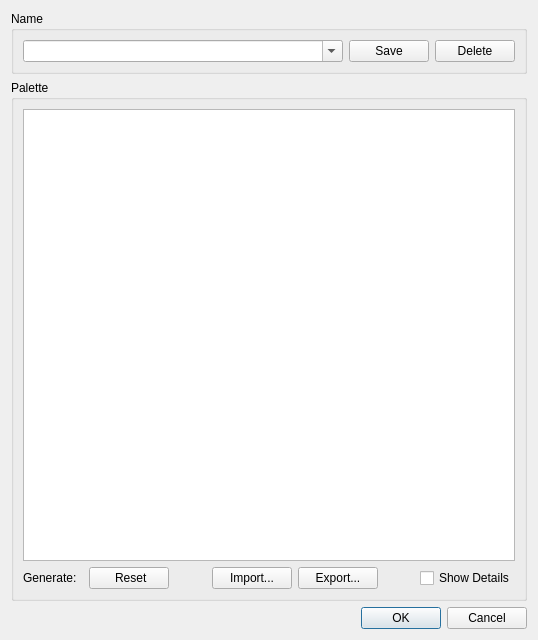
<?xml version="1.0" encoding="UTF-8"?>
<ui version="4.0">
 <comment>qtractor - An Audio/MIDI multi-track sequencer.

   Copyright (C) 2005-2024, rncbc aka Rui Nuno Capela. All rights reserved.

   This program is free software; you can redistribute it and/or
   modify it under the terms of the GNU General Public License
   as published by the Free Software Foundation; either version 2
   of the License, or (at your option) any later version.

   This program is distributed in the hope that it will be useful,
   but WITHOUT ANY WARRANTY; without even the implied warranty of
   MERCHANTABILITY or FITNESS FOR A PARTICULAR PURPOSE.  See the
   GNU General Public License for more details.

   You should have received a copy of the GNU General Public License along
   with this program; if not, write to the Free Software Foundation, Inc.,
   51 Franklin Street, Fifth Floor, Boston, MA 02110-1301 USA.

 </comment>
 <class>qtractorPaletteForm</class>
 <widget class="QDialog" name="qtractorPaletteForm">
  <property name="geometry">
   <rect>
    <x>0</x>
    <y>0</y>
    <width>534</width>
    <height>640</height>
   </rect>
  </property>
  <property name="sizePolicy">
   <sizepolicy hsizetype="Expanding" vsizetype="Expanding">
    <horstretch>0</horstretch>
    <verstretch>0</verstretch>
   </sizepolicy>
  </property>
  <property name="windowTitle">
   <string>Color Themes</string>
  </property>
  <layout class="QVBoxLayout">
   <item>
    <widget class="QGroupBox" name="nameBox">
     <property name="title">
      <string>Name</string>
     </property>
     <layout class="QHBoxLayout">
      <item>
       <widget class="QComboBox" name="nameCombo">
        <property name="sizePolicy">
         <sizepolicy hsizetype="Expanding" vsizetype="Fixed">
          <horstretch>0</horstretch>
          <verstretch>0</verstretch>
         </sizepolicy>
        </property>
        <property name="minimumSize">
         <size>
          <width>320</width>
          <height>0</height>
         </size>
        </property>
        <property name="toolTip">
         <string>Current color palette name</string>
        </property>
        <property name="editable">
         <bool>true</bool>
        </property>
        <property name="insertPolicy">
         <enum>QComboBox::NoInsert</enum>
        </property>
       </widget>
      </item>
      <item>
       <widget class="QPushButton" name="saveButton">
        <property name="toolTip">
         <string>Save current color palette name</string>
        </property>
        <property name="text">
         <string>Save</string>
        </property>
        <property name="icon">
         <iconset theme="formSave" />
        </property>
       </widget>
      </item>
      <item>
       <widget class="QPushButton" name="deleteButton">
        <property name="toolTip">
         <string>Delete current color palette name</string>
        </property>
        <property name="text">
         <string>Delete</string>
        </property>
        <property name="icon">
         <iconset theme="formRemove" />
        </property>
       </widget>
      </item>
     </layout>
    </widget>
   </item>
   <item>
    <widget class="QGroupBox" name="paletteBox">
     <property name="title">
      <string>Palette</string>
     </property>
     <layout class="QGridLayout">
      <item row="0" column="0" colspan="8">
       <widget class="QTreeView" name="paletteView">
        <property name="minimumSize">
         <size>
          <width>280</width>
          <height>360</height>
         </size>
        </property>
        <property name="toolTip">
         <string>Current color palette</string>
        </property>
        <property name="alternatingRowColors">
         <bool>true</bool>
        </property>
       </widget>
      </item>
      <item row="1" column="0">
       <widget class="QLabel" name="generateLabel">
        <property name="text">
         <string>Generate:</string>
        </property>
       </widget>
      </item>
      <item row="1" column="1">
       <widget class="qtractorPaletteForm::ColorButton" name="generateButton" native="true">
        <property name="sizePolicy">
         <sizepolicy hsizetype="Fixed" vsizetype="Fixed">
          <horstretch>0</horstretch>
          <verstretch>0</verstretch>
         </sizepolicy>
        </property>
        <property name="focusPolicy">
         <enum>Qt::StrongFocus</enum>
        </property>
        <property name="toolTip">
         <string>Base color to generate palette</string>
        </property>
       </widget>
      </item>
      <item row="1" column="2">
       <widget class="QPushButton" name="resetButton">
        <property name="toolTip">
         <string>Reset all current palette colors</string>
        </property>
        <property name="text">
         <string> Reset</string>
        </property>
        <property name="icon">
         <iconset theme="itemReset" />
        </property>
       </widget>
      </item>
      <item row="1" column="3">
       <spacer>
        <property name="orientation">
         <enum>Qt::Horizontal</enum>
        </property>
        <property name="sizeHint">
         <size>
          <width>8</width>
          <height>20</height>
         </size>
        </property>
       </spacer>
      </item>
      <item row="1" column="4">
       <widget class="QPushButton" name="importButton">
        <property name="toolTip">
         <string>Import a custom color theme (palette) from file</string>
        </property>
        <property name="text">
         <string>Import...</string>
        </property>
        <property name="icon">
         <iconset theme="formOpen" />
        </property>
       </widget>
      </item>
      <item row="1" column="5">
       <widget class="QPushButton" name="exportButton">
        <property name="toolTip">
         <string>Export a custom color theme (palette) to file</string>
        </property>
        <property name="text">
         <string>Export...</string>
        </property>
        <property name="icon">
         <iconset theme="formSave" />
        </property>
       </widget>
      </item>
      <item row="1" column="6">
       <spacer>
        <property name="orientation">
         <enum>Qt::Horizontal</enum>
        </property>
        <property name="sizeHint">
         <size>
          <width>8</width>
          <height>20</height>
         </size>
        </property>
       </spacer>
      </item>
      <item row="1" column="7">
       <widget class="QCheckBox" name="detailsCheck">
        <property name="text">
         <string>Show Details</string>
        </property>
       </widget>
      </item>
     </layout>
    </widget>
   </item>
   <item>
    <widget class="QDialogButtonBox" name="dialogButtons">
     <property name="orientation">
      <enum>Qt::Horizontal</enum>
     </property>
     <property name="standardButtons">
      <set>QDialogButtonBox::Cancel|QDialogButtonBox::Ok</set>
     </property>
    </widget>
   </item>
  </layout>
 </widget>
 <customwidgets>
  <customwidget>
   <class>qtractorPaletteForm::ColorButton</class>
  </customwidget>
 </customwidgets>
 <tabstops>
  <tabstop>nameCombo</tabstop>
  <tabstop>saveButton</tabstop>
  <tabstop>deleteButton</tabstop>
  <tabstop>paletteView</tabstop>
  <tabstop>generateButton</tabstop>
  <tabstop>resetButton</tabstop>
  <tabstop>importButton</tabstop>
  <tabstop>exportButton</tabstop>
  <tabstop>detailsCheck</tabstop>
  <tabstop>dialogButtons</tabstop>
 </tabstops>
 <resources>
  <include location="qtractor.qrc"/>
 </resources>
 <connections/>
</ui>
